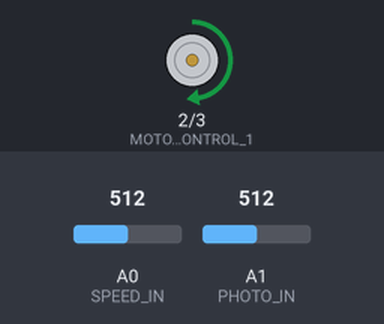
Bench run of a sketch on a simulated Arduino Uno, built with avr-gcc and run on an emulated ATmega328P. Parts: motor-driver pin pairs drawn as motors (green arrow = first pin HIGH = forward, orange = second pin HIGH = backward, longer = more drive, scaled by the enable pin). The inputs (shaded band) are chosen by the test bench; at power-on: A0 (SPEED_IN) = 512, A1 (PHOTO_IN) = 512.

Above: at 1.2 s.
1.3 s: A0 (SPEED_IN) set to 716
At 2.0 s:
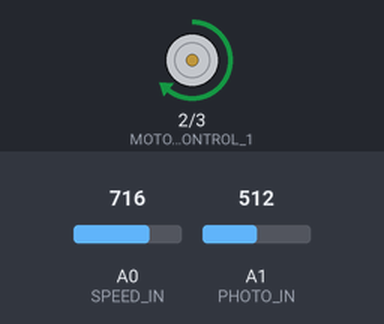
2.9 s: A1 (PHOTO_IN) set to 497
At 4.0 s:
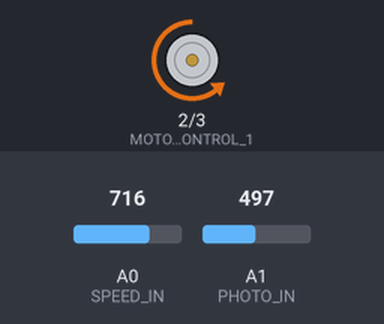
4.5 s: A0 (SPEED_IN) set to 900
At 5.8 s:
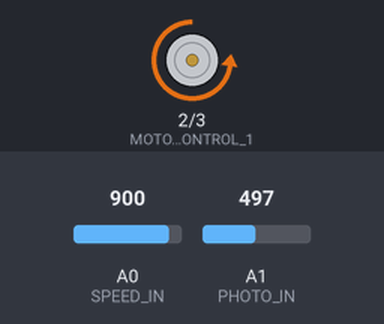
6.1 s: A1 (PHOTO_IN) set to 522
At 6.6 s:
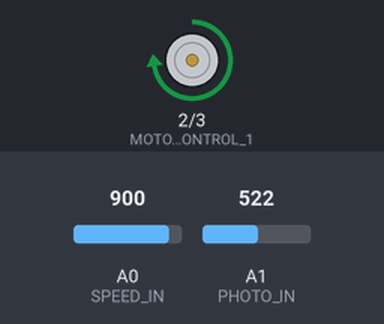
7.7 s: A0 (SPEED_IN) set to 122
At 8.5 s:
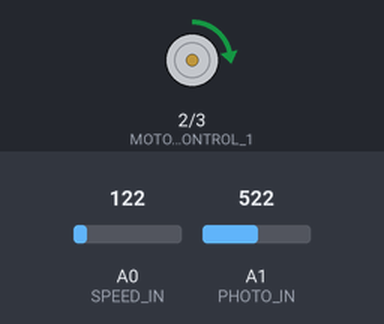
9.3 s: A1 (PHOTO_IN) set to 511
At 10.4 s:
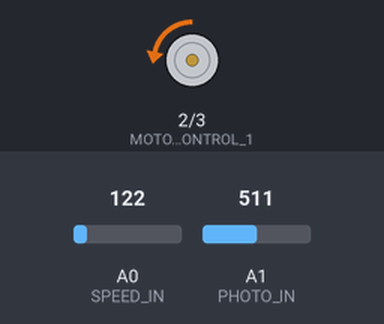
Timing chart, 0 to 12.0 s (numbered marks = the images above; inputs shaded):
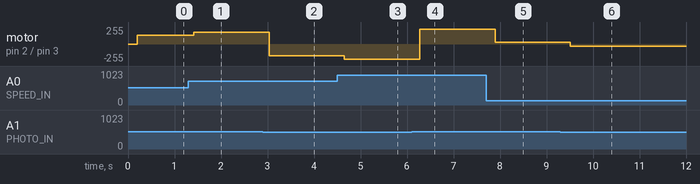

The sketch:

code.ino
```cpp
#define PHOTO_IN A1
#define SPEED_IN A0

#define MOTOR_CONTROL_1 2
#define MOTOR_CONTROL_2 3
#define MOTOR_SPEED_OUT 5

#define LIGHT_DETECTION_CYCLE 20
#define MOTOR_DIRECTION_THRESHOLD 512

// Environment data, measurements
struct Environment {
	int lightLevel;
	int motorSpeed;
	// ...
};

Environment currentEnvironment;

void setup()
{
	currentEnvironment = Environment {};

	pinMode(MOTOR_CONTROL_1, OUTPUT);
	pinMode(MOTOR_CONTROL_2, OUTPUT);
	pinMode(MOTOR_SPEED_OUT, OUTPUT);
}

void measureLight()
{
	currentEnvironment.lightLevel = 0;

	// Ensure light change is consistent across multiple time stamps
	for(int i = 0; i < LIGHT_DETECTION_CYCLE; ++i) {
		currentEnvironment.lightLevel += analogRead(PHOTO_IN);
		delay(10);
	}

	currentEnvironment.lightLevel /= LIGHT_DETECTION_CYCLE;
}

void controlMotorDirection()
{
	if(currentEnvironment.lightLevel < MOTOR_DIRECTION_THRESHOLD) {
		// CCW direction
		digitalWrite(MOTOR_CONTROL_1, LOW);
		digitalWrite(MOTOR_CONTROL_2, HIGH);
	} else {
		// CW direction
		digitalWrite(MOTOR_CONTROL_1, HIGH);
		digitalWrite(MOTOR_CONTROL_2, LOW);
	}
}

void loop()
{
	measureLight();

	controlMotorDirection();

	// Measure motor speed
	currentEnvironment.motorSpeed = analogRead(SPEED_IN) / 4;
	analogWrite(MOTOR_SPEED_OUT, currentEnvironment.motorSpeed);
}
```

Measured:
- the behaviour switches between 512 and 511 on A1 (PHOTO_IN) (found by bisection; images 1 and 2)
- after the input at 1.3 s, motor on pin 2 (MOTOR_CONTROL_1) / pin 3 (MOTOR_CONTROL_2): forward 128/255 → forward 179/255 after 0.12 s
- after the input at 2.9 s, motor on pin 2 (MOTOR_CONTROL_1) / pin 3 (MOTOR_CONTROL_2): forward 179/255 → backward 179/255 after 0.14 s
- after the input at 4.5 s, motor on pin 2 (MOTOR_CONTROL_1) / pin 3 (MOTOR_CONTROL_2): backward 179/255 → backward 225/255 after 0.15 s
- after the input at 6.1 s, motor on pin 2 (MOTOR_CONTROL_1) / pin 3 (MOTOR_CONTROL_2): backward 225/255 → forward 225/255 after 0.17 s
- after the input at 7.7 s, motor on pin 2 (MOTOR_CONTROL_1) / pin 3 (MOTOR_CONTROL_2): forward 225/255 → forward 30/255 after 0.19 s
- after the input at 9.3 s, motor on pin 2 (MOTOR_CONTROL_1) / pin 3 (MOTOR_CONTROL_2): forward 30/255 → backward 30/255 after 0.21 s
